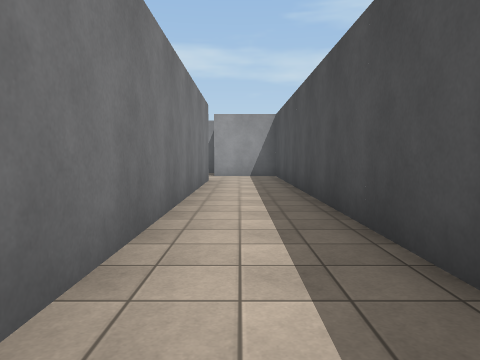
[1] (above)

24 first-person views from a walk through a Unity game level. The camera is 1.3 m above the floor, tilts 4° down and sees 70° across. The floor is counted in squares, 2 m on a side. Each view is taken from the middle of a square. On the plan, view 1 faces up. The plan holds only what a view shows up to about 10 squares ahead; the rest is blank. The place goes on beyond the plan. The player is left out. Surface patterns are stand-ins for the level's own textures.

[2]
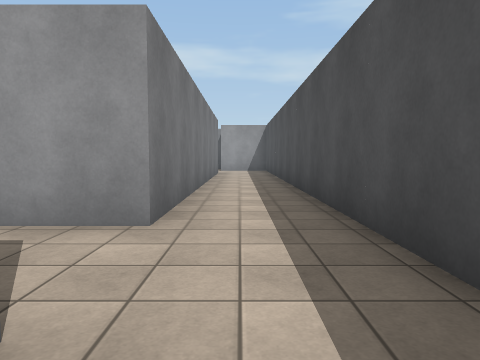

[3]
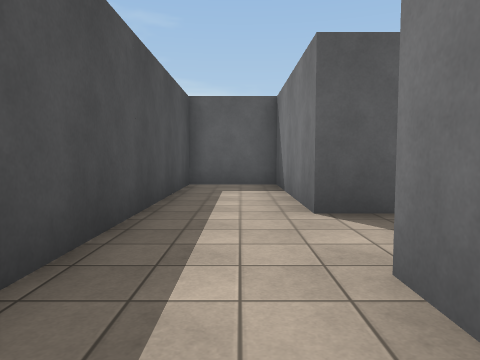

[4]
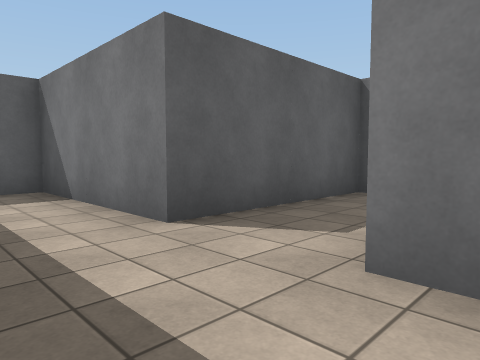

[5]
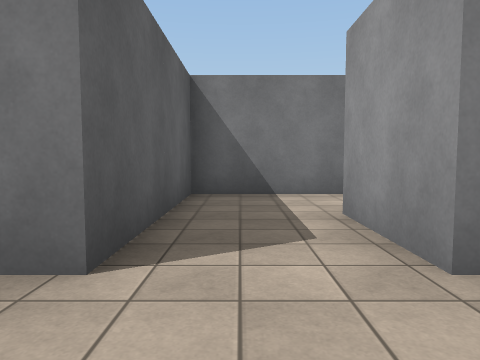

[6]
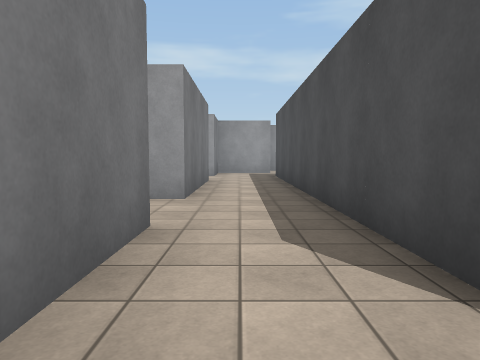

[7]
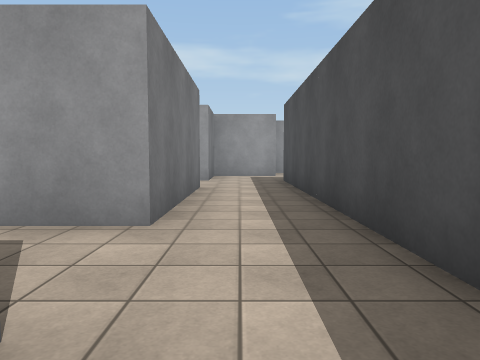

[8]
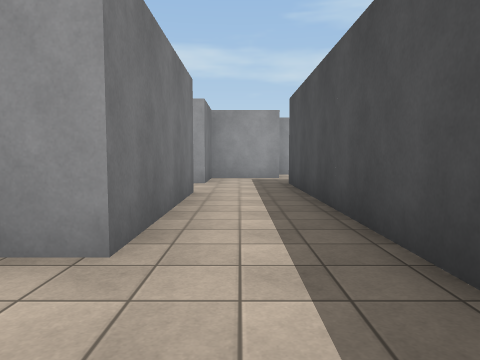

[9]
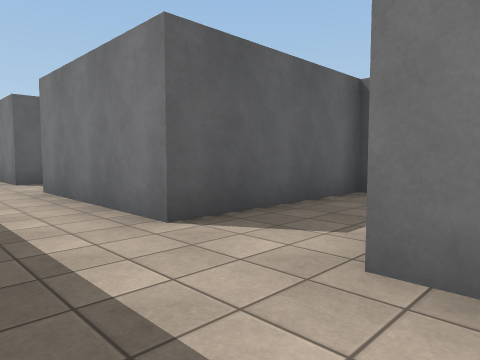

[10]
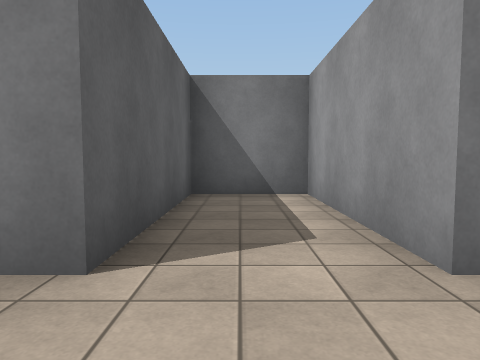

[11]
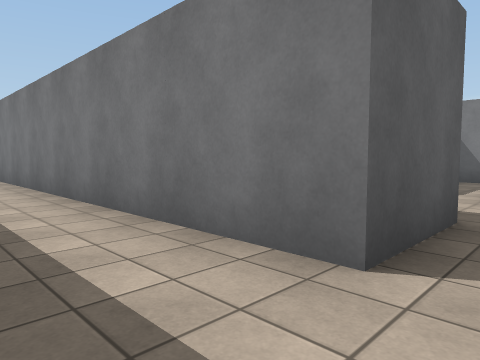

[12]
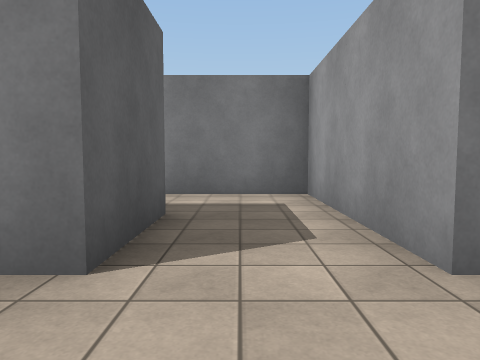

[13]
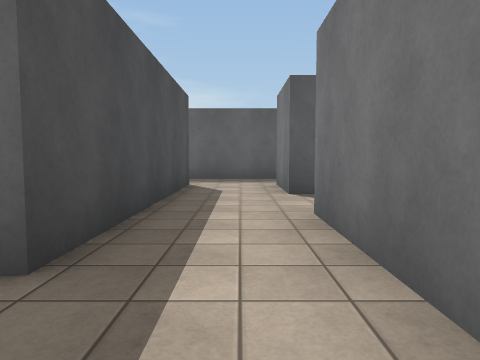

[14]
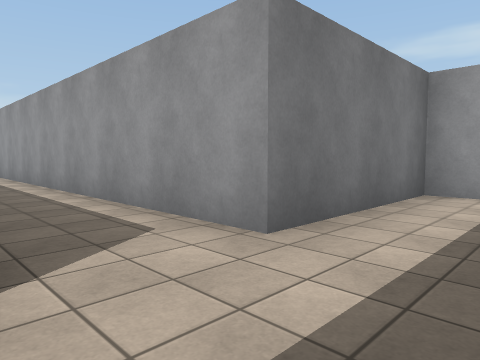

[15]
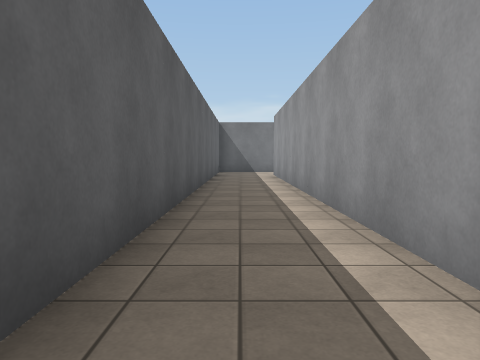

[16]
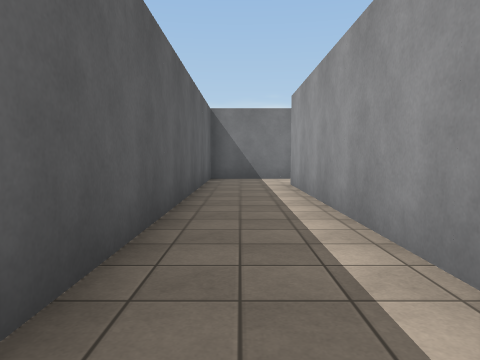

[17]
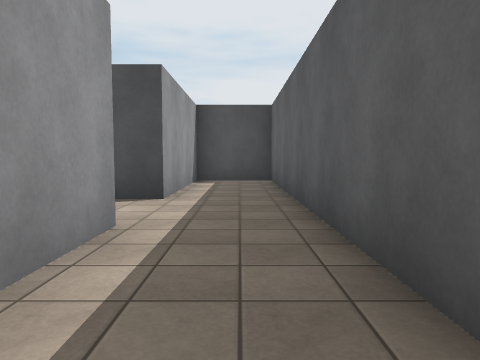

[18]
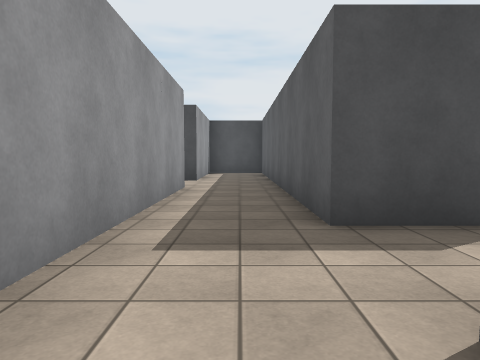

[19]
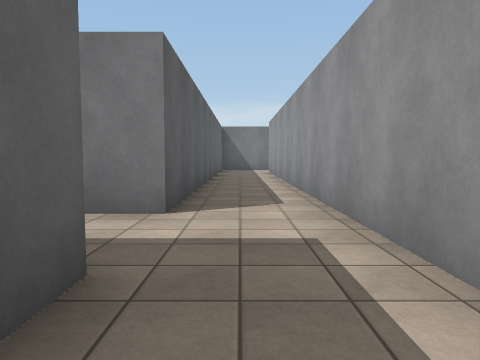

[20]
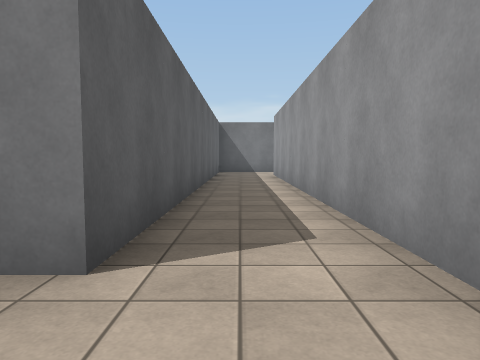

[21]
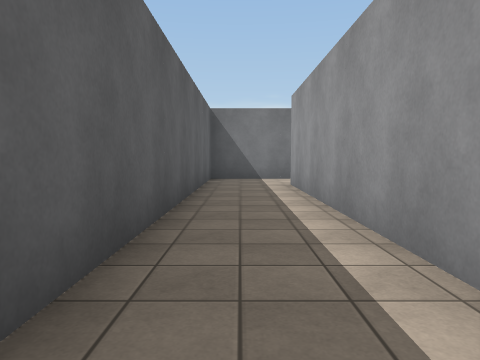

[22]
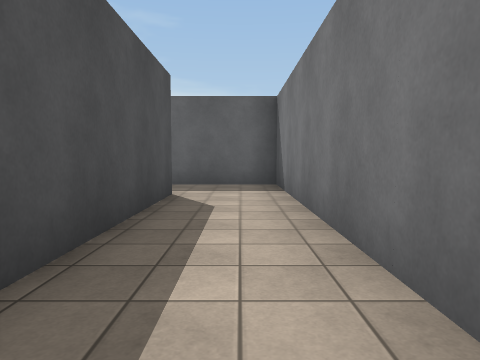

[23]
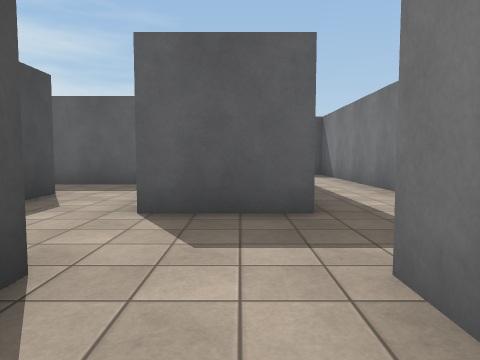

[24]
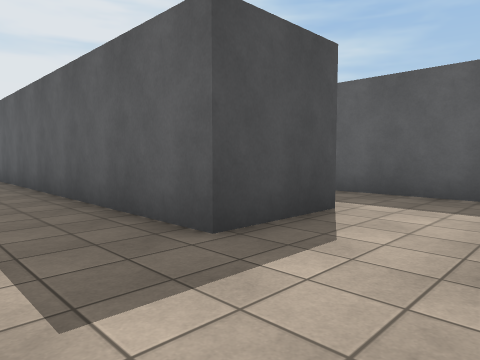

### Floor plan
Ten units are one square. View 1 is at (0, 0); x grows to the right and y downward. Boxes are objects, and circles mark ways between rooms. Rooms are numbered by the first view taken in them; rooms with no view inside come last. Other rooms are left out.
<svg viewBox="-273 -109 290 196">
<path fill="none" stroke="#000" d="M-25 28 -8 28 -8 68 12 68 12 -100M-28 -92 -8 -92 -8 8 -29 8M-48 6 -48 28 -25 28M-48 -104 -48 -92 -88 -92 -88 -72 -48 -72 -48 -32 -64 -32M-68 -12 -48 -12 -48 6M-28 4 -28 -92M-64 -32 -88 -32 -88 8M-68 5 -68 -12M-208 8 -208 -12 -125 -12M-249 -12 -228 -12M-248 -39 -248 -31M-268 1 -268 68 -148 68 -148 79M-88 28 -88 48 -248 48 -248 6M-128 82 -128 68 -28 68 -28 48 -68 48 -68 25M-88 8 -208 8M-228 5 -228 28 -88 28M-68 25 -68 5"/>
<circle cx="-15" cy="15" r="3" fill="#2a7"/>
<circle cx="-15" cy="-100" r="3" fill="#2a7"/>
<circle cx="-35" cy="-5" r="3" fill="#2a7"/>
<circle cx="-55" cy="-25" r="3" fill="#2a7"/>
<circle cx="-75" cy="-5" r="3" fill="#2a7"/>
<circle cx="-215" cy="-5" r="3" fill="#2a7"/>
<circle cx="-75" cy="35" r="3" fill="#2a7"/>
<text x="0" y="-20">1</text>
<text x="-40" y="10">2</text>
<text x="-40" y="-60">3</text>
<text x="-80" y="-20">4</text>
<text x="-180" y="-20">5</text>
<text x="-150" y="10">6</text>
</svg>
Room 1 opens to room 2. Room 1 opens to room 3. Room 2 opens to room 3. Room 3 opens to room 4. Room 4 opens to room 6. Room 5 opens to room 6.

Where each view was taken, in squares from view 1:
view 1: 0 up, 0 right, facing up
view 2: 4 down, 0 right, facing up
view 3: 1 up, 0 right, facing down
view 4: 0 up, 1 right, facing down-left
view 5: 2 down, 1 right, facing left
view 6: 2 down, 4 left, facing up
view 7: 0 up, 4 left, facing up
view 8: 1 up, 4 left, facing up
view 9: 10 up, 3 left, facing down-left
view 10: 8 up, 3 left, facing left
view 11: 10 up, 1 right, facing down-left
view 12: 2 up, 3 left, facing left
view 13: 3 up, 8 left, facing down
view 14: 3 down, 7 left, facing up-left
view 15: 2 down, 9 left, facing left
view 16: 2 down, 13 left, facing left
view 17: 6 down, 12 left, facing right
view 18: 6 down, 16 left, facing right
view 19: 6 down, 11 left, facing left
view 20: 6 down, 13 left, facing left
view 21: 6 down, 17 left, facing left
view 22: 1 up, 26 left, facing down
view 23: 5 up, 24 left, facing down
view 24: 3 up, 23 left, facing down-right
